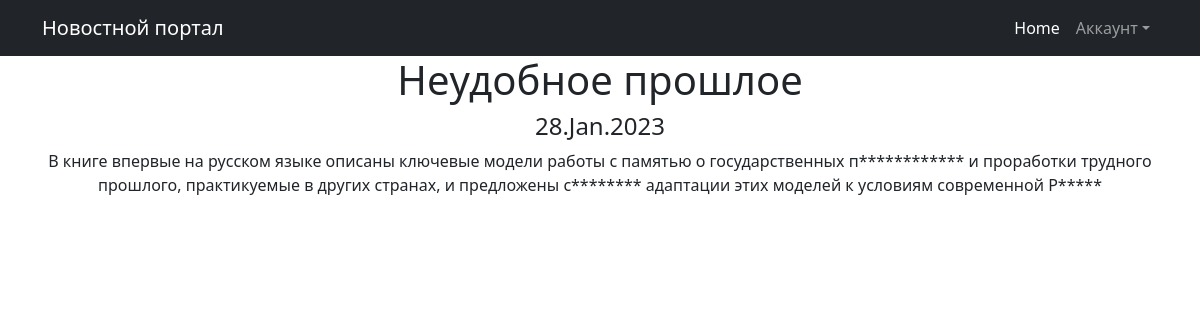
The page /posts/2 on the database its author committed.
### NewsApp/models.py (models this page shows, shortened)
class Post(models.Model):
    author = models.ForeignKey(Author, on_delete=models.CASCADE)
    NEWS = 'NW'
    ARTICLE = 'AR'
    CATEGORY_CHOICES = (
        (NEWS, 'Новость'),
        (ARTICLE, 'Статья')
    )
    category_type = models.CharField(max_length=2, choices=CATEGORY_CHOICES, default=ARTICLE)
    dateCreation = models.DateTimeField(auto_now_add=True)
    postCategory = models.ManyToManyField(Category, through='PostCategory')
    title = models.CharField(max_length=128)
    text = models.TextField()
    rating = models.SmallIntegerField(default=0)

### NewsApp/views.py (the view)
# urls.py: path('<int:pk>', PostDetail.as_view()),
class PostDetail(DetailView):
    model = Post
    template_name = 'post.html'
    context_object_name = 'post'

### NewsApp/templatetags/custom_filters.py (called while the page is built)
@register.filter()
def censor(value):
    banned_words = ['преступлениях', 'России', 'стратегии']
    if not isinstance (value, str):
        raise TypeError(f"Недопустимое значение '{type(value)}' Нужно ввести строковое значение")
    words = value.replace(',', '').split()
    for word in words:
        if word in banned_words:
            value = value.replace(word, f"{word[0]}{'*' * (len(word) - 1)}")
    return value

### templates/post.html (shortened to what this page needs)
{% extends 'flatpages/default.html' %}
{% load custom_filters %}
{% block content %}
<h1>{{ post.title }}</h1>
<h4>{{ post.dateCreation|date:'d.M.Y' }}</h4>
<p> {{ post.text|censor }}</p>
{% endblock content %}

### rows shown on the page
Post: title "Неудобное прошлое", dateCreation "28.Jan.2023", text|censor "В книге впервые на русском языке описаны ключевые модели работы с памятью о государственных п************ и проработки трудного прошлого, практикуемые в других странах, и предложены с******** адаптации этих моделей к условиям современной Р*****"
